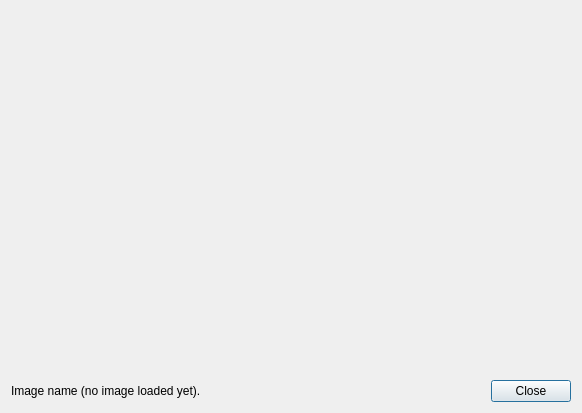
<?xml version="1.0" encoding="UTF-8"?>
<ui version="4.0">
 <class>ShowImage</class>
 <widget class="QDialog" name="ShowImage">
  <property name="geometry">
   <rect>
    <x>0</x>
    <y>0</y>
    <width>582</width>
    <height>413</height>
   </rect>
  </property>
  <property name="minimumSize">
   <size>
    <width>1</width>
    <height>1</height>
   </size>
  </property>
  <property name="windowTitle">
   <string>Dialog</string>
  </property>
  <layout class="QGridLayout" name="gridLayout">
   <item row="0" column="0">
    <layout class="QVBoxLayout" name="verticalLayout">
     <item>
      <widget class="QLabel" name="lblImage">
       <property name="sizePolicy">
        <sizepolicy hsizetype="Expanding" vsizetype="Expanding">
         <horstretch>0</horstretch>
         <verstretch>0</verstretch>
        </sizepolicy>
       </property>
       <property name="minimumSize">
        <size>
         <width>1</width>
         <height>1</height>
        </size>
       </property>
       <property name="text">
        <string/>
       </property>
       <property name="scaledContents">
        <bool>true</bool>
       </property>
      </widget>
     </item>
     <item>
      <layout class="QHBoxLayout" name="horizontalLayout">
       <item>
        <widget class="QLabel" name="lblImageDescription">
         <property name="text">
          <string>Image name (no image loaded yet).</string>
         </property>
        </widget>
       </item>
       <item>
        <widget class="QPushButton" name="pbClose">
         <property name="sizePolicy">
          <sizepolicy hsizetype="Fixed" vsizetype="Fixed">
           <horstretch>0</horstretch>
           <verstretch>0</verstretch>
          </sizepolicy>
         </property>
         <property name="text">
          <string>Close</string>
         </property>
        </widget>
       </item>
      </layout>
     </item>
    </layout>
   </item>
  </layout>
 </widget>
 <resources/>
 <connections/>
</ui>
